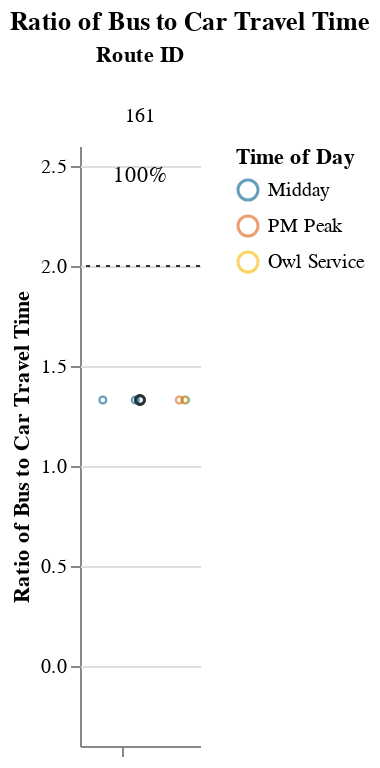
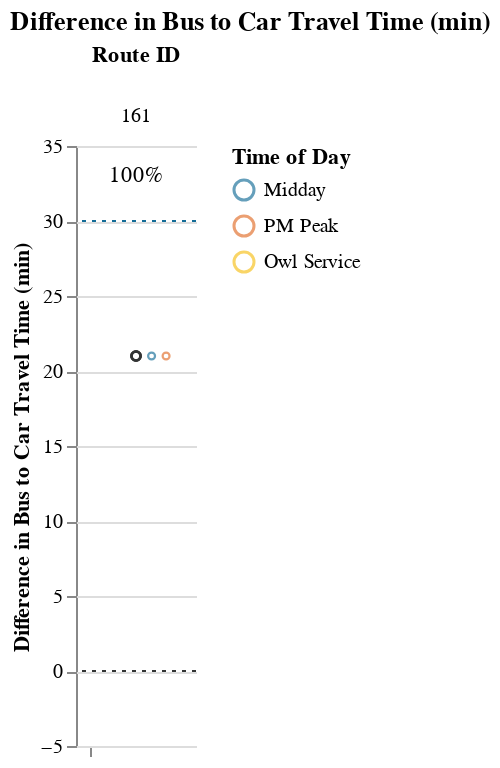

Notebook source saved alongside these figures, in order:
### Markdown cell above
### Medium Routes (1-1.5 hrs)

### Code cell
route_group = "medium"
try:
    subset_routes, mult, diff  = setup_charts(df, PCT_COMPETITIVE_THRESHOLD, route_group)
    if len(subset_routes) > 0:
        display(
            Markdown(
                f"{CAPTIONS_DICT[route_group]}"
                "Within each route group, routes are sorted in descending order "
                "by % competitive trips and # trips below the additional time cut-off."
            )
        )

        display(mult)
        display(diff)
except:
    print("No routes meet this criteria.")

### Figure 1 — Vega-Lite specification as saved in the notebook (floating-point values rounded to 4 significant figures)
{"config": {"view": {"continuousWidth": 400, "continuousHeight": 300, "stroke": null}, "facet": {"spacing": 0}}, "data": {"name": "data-ae5b42930adf8006604edbe36a943932"}, "facet": {"column": {"field": "route_id", "sort": ["161"], "title": "Route ID", "type": "nominal"}}, "spec": {"layer": [{"mark": {"type": "point", "opacity": 0.65, "size": 12, "strokeWidth": 1.1}, "encoding": {"color": {"field": "time_of_day", "scale": {"range": ["#136C97", "#E16B26", "#F6BF16", "#00896B", "#7790A3", "#5B559C"]}, "sort": ["AM Peak", "Midday", "PM Peak", "Owl Service"], "title": "Time of Day", "type": "nominal"}, "tooltip": [{"field": "route_id", "type": "nominal"}, {"field": "trip_id", "type": "nominal"}, {"field": "service_hours", "type": "quantitative"}, {"field": "car_duration_hours", "type": "quantitative"}, {"field": "bus_multiplier", "type": "quantitative"}, {"field": "bus_difference", "type": "quantitative"}, {"field": "num_trips", "type": "quantitative"}, {"field": "num_competitive", "type": "quantitative"}, {"field": "pct_trips_competitive", "type": "quantitative"}, {"field": "p25", "type": "quantitative"}, {"field": "p50", "type": "quantitative"}, {"field": "p75", "type": "quantitative"}], "x": {"axis": {"grid": false, "labels": false, "ticks": true, "values": [0]}, "field": "jitter", "scale": {}, "title": null, "type": "quantitative"}, "y": {"field": "bus_multiplier", "scale": {"domain": [-0.25, 2.5]}, "title": "Ratio of Bus to Car Travel Time", "type": "quantitative"}}, "selection": {"selector003": {"type": "interval", "bind": "scales", "encodings": ["x", "y"]}}, "transform": [{"calculate": "sqrt(-2*log(random()))*cos(2*PI*random())", "as": "jitter"}], "width": 60}, {"layer": [{"mark": {"type": "point", "opacity": 0.6, "size": 20, "strokeWidth": 1.3}, "encoding": {"color": {"value": "#323434"}, "y": {"field": "bus_multiplier", "type": "quantitative"}}, "transform": [{"filter": "(datum.p50_trip === 1)"}]}, {"mark": {"type": "rule", "strokeDash": [2, 3]}, "encoding": {"color": {"value": "#323434"}, "y": {"field": "cutoff", "type": "quantitative"}}}, {"mark": {"type": "text", "align": "center", "baseline": "middle"}, "encoding": {"color": {"value": "black"}, "text": {"field": "pct_trips_competitive", "format": ".0%", "type": "quantitative"}, "tooltip": [{"field": "route_id", "type": "nominal"}, {"field": "trip_id", "type": "nominal"}, {"field": "service_hours", "type": "quantitative"}, {"field": "car_duration_hours", "type": "quantitative"}, {"field": "bus_multiplier", "type": "quantitative"}, {"field": "bus_difference", "type": "quantitative"}, {"field": "num_trips", "type": "quantitative"}, {"field": "num_competitive", "type": "quantitative"}, {"field": "pct_trips_competitive", "type": "quantitative"}, {"field": "p25", "type": "quantitative"}, {"field": "p50", "type": "quantitative"}, {"field": "p75", "type": "quantitative"}], "x": {"value": 30}, "y": {"value": 15}}, "transform": [{"calculate": "sqrt(-2*log(random()))*cos(2*PI*random())", "as": "jitter"}, {"filter": "(datum.fastest_trip === 1)"}]}]}]}, "resolve": {"scale": {"y": "shared"}}, "title": "Ratio of Bus to Car Travel Time", "$schema": "https://vega.github.io/schema/vega-lite/v4.17.0.json", "datasets": {"data-ae5b42930adf8006604edbe36a943932": [{"calitp_itp_id": 259, "trip_key": -2229308727064354117, "trip_id": "t_403_b_18260_tn_0", "shape_id": "p_2671", "route_id": "161", "service_hours": 1.42, "trip_first_departure_ts": 42600, "trip_last_arrival_ts": 47700, "departure_hour": 11, "time_of_day": "Midday", "p25": 1.42, "p50": 1.42, "p75": 1.42, "p50_trip": 1, "fastest_trip": 0, "car_duration_hours": 1.07, "competitive_route": 1, "bus_multiplier": 1.33, "bus_difference": 21.0, "num_trips": 6, "num_competitive": 6, "pct_trips_competitive": 1.0, "bus_difference_spread": 0.0, "route_group": "medium", "max_trip_hrs": 1.42, "max_trip_route_group": 1.42, "name": "Redding Area Bus Authority", "caltrans_district": "02 - Redding", "drmt_organization_name": null, "cutoff2": 30, "cutoff": 2}, {"calitp_itp_id": 259, "trip_key": -8041318249298752963, "trip_id": "t_61140_b_18260_tn_0", "shape_id": "p_2671", "route_id": "161", "service_hours": 1.42, "trip_first_departure_ts": 57000, "trip_last_arrival_ts": 62100, "departure_hour": 15, "time_of_day": "Midday", "p25": 1.42, "p50": 1.42, "p75": 1.42, "p50_trip": 1, "fastest_trip": 0, "car_duration_hours": 1.07, "competitive_route": 1, "bus_multiplier": 1.33, "bus_difference": 21.0, "num_trips": 6, "num_competitive": 6, "pct_trips_competitive": 1.0, "bus_difference_spread": 0.0, "route_group": "medium", "max_trip_hrs": 1.42, "max_trip_route_group": 1.42, "name": "Redding Area Bus Authority", "caltrans_district": "02 - Redding", "drmt_organization_name": null, "cutoff2": 30, "cutoff": 2}, {"calitp_itp_id": 259, "trip_key": 8339706932336928141, "trip_id": "t_402_b_18260_tn_0", "shape_id": "p_2671", "route_id": "161", "service_hours": 1.42, "trip_first_departure_ts": 21000, "trip_last_arrival_ts": 26100, "departure_hour": 5, "time_of_day": "Owl Service", "p25": 1.42, "p50": 1.42, "p75": 1.42, "p50_trip": 1, "fastest_trip": 0, "car_duration_hours": 1.07, "competitive_route": 1, "bus_multiplier": 1.33, "bus_difference": 21.0, "num_trips": 6, "num_competitive": 6, "pct_trips_competitive": 1.0, "bus_difference_spread": 0.0, "route_group": "medium", "max_trip_hrs": 1.42, "max_trip_route_group": 1.42, "name": "Redding Area Bus Authority", "caltrans_district": "02 - Redding", "drmt_organization_name": null, "cutoff2": 30, "cutoff": 2}, {"calitp_itp_id": 259, "trip_key": -7269759713841782936, "trip_id": "t_404_b_18260_tn_0", "shape_id": "p_2639", "route_id": "161", "service_hours": 1.42, "trip_first_departure_ts": 37500, "trip_last_arrival_ts": 42600, "departure_hour": 10, "time_of_day": "Midday", "p25": 1.42, "p50": 1.42, "p75": 1.42, "p50_trip": 1, "fastest_trip": 0, "car_duration_hours": 1.07, "competitive_route": 1, "bus_multiplier": 1.33, "bus_difference": 21.0, "num_trips": 6, "num_competitive": 6, "pct_trips_competitive": 1.0, "bus_difference_spread": 0.0, "route_group": "medium", "max_trip_hrs": 1.42, "max_trip_route_group": 1.42, "name": "Redding Area Bus Authority", "caltrans_district": "02 - Redding", "drmt_organization_name": null, "cutoff2": 30, "cutoff": 2}, {"calitp_itp_id": 259, "trip_key": -3064301069288639418, "trip_id": "t_405_b_18260_tn_0", "shape_id": "p_2639", "route_id": "161", "service_hours": 1.42, "trip_first_departure_ts": 63300, "trip_last_arrival_ts": 68400, "departure_hour": 17, "time_of_day": "PM Peak", "p25": 1.42, "p50": 1.42, "p75": 1.42, "p50_trip": 1, "fastest_trip": 1, "car_duration_hours": 1.07, "competitive_route": 1, "bus_multiplier": 1.33, "bus_difference": 21.0, "num_trips": 6, "num_competitive": 6, "pct_trips_competitive": 1.0, "bus_difference_spread": 0.0, "route_group": "medium", "max_trip_hrs": 1.42, "max_trip_route_group": 1.42, "name": "Redding Area Bus Authority", "caltrans_district": "02 - Redding", "drmt_organization_name": null, "cutoff2": 30, "cutoff": 2}, {"calitp_itp_id": 259, "trip_key": 3354056122375624724, "trip_id": "t_53248_b_18260_tn_0", "shape_id": "p_2639", "route_id": "161", "service_hours": 1.42, "trip_first_departure_ts": 51900, "trip_last_arrival_ts": 57000, "departure_hour": 14, "time_of_day": "Midday", "p25": 1.42, "p50": 1.42, "p75": 1.42, "p50_trip": 1, "fastest_trip": 0, "car_duration_hours": 1.07, "competitive_route": 1, "bus_multiplier": 1.33, "bus_difference": 21.0, "num_trips": 6, "num_competitive": 6, "pct_trips_competitive": 1.0, "bus_difference_spread": 0.0, "route_group": "medium", "max_trip_hrs": 1.42, "max_trip_route_group": 1.42, "name": "Redding Area Bus Authority", "caltrans_district": "02 - Redding", "drmt_organization_name": null, "cutoff2": 30, "cutoff": 2}]}}

### Figure 2 — Vega-Lite specification as saved in the notebook (floating-point values rounded to 4 significant figures)
{"config": {"view": {"continuousWidth": 400, "continuousHeight": 300, "stroke": null}, "facet": {"spacing": 0}}, "data": {"name": "data-97a59fbdbfc3ae5db5164d2010f2c044"}, "facet": {"column": {"field": "route_id", "sort": ["161"], "title": "Route ID", "type": "nominal"}}, "spec": {"layer": [{"mark": {"type": "point", "opacity": 0.65, "size": 12, "strokeWidth": 1.1}, "encoding": {"color": {"field": "time_of_day", "scale": {"range": ["#136C97", "#E16B26", "#F6BF16", "#00896B", "#7790A3", "#5B559C"]}, "sort": ["AM Peak", "Midday", "PM Peak", "Owl Service"], "title": "Time of Day", "type": "nominal"}, "tooltip": [{"field": "route_id", "type": "nominal"}, {"field": "trip_id", "type": "nominal"}, {"field": "service_hours", "type": "quantitative"}, {"field": "car_duration_hours", "type": "quantitative"}, {"field": "bus_multiplier", "type": "quantitative"}, {"field": "bus_difference", "type": "quantitative"}, {"field": "num_trips", "type": "quantitative"}, {"field": "num_competitive", "type": "quantitative"}, {"field": "pct_trips_competitive", "type": "quantitative"}, {"field": "p25", "type": "quantitative"}, {"field": "p50", "type": "quantitative"}, {"field": "p75", "type": "quantitative"}], "x": {"axis": {"grid": false, "labels": false, "ticks": true, "values": [0]}, "field": "jitter", "scale": {}, "title": null, "type": "quantitative"}, "y": {"field": "bus_difference", "scale": {"domain": [-5, 35.0]}, "title": "Difference in Bus to Car Travel Time (min)", "type": "quantitative"}}, "selection": {"selector004": {"type": "interval", "bind": "scales", "encodings": ["x", "y"]}}, "transform": [{"calculate": "sqrt(-2*log(random()))*cos(2*PI*random())", "as": "jitter"}], "width": 60}, {"layer": [{"mark": {"type": "point", "opacity": 0.6, "size": 20, "strokeWidth": 1.3}, "encoding": {"color": {"value": "#323434"}, "y": {"field": "bus_difference", "type": "quantitative"}}, "transform": [{"filter": "(datum.p50_trip === 1)"}]}, {"mark": {"type": "rule", "strokeDash": [2, 3]}, "encoding": {"color": {"value": "#323434"}, "y": {"field": "cutoff", "type": "quantitative"}}}, {"mark": {"type": "rule", "strokeDash": [2, 3]}, "encoding": {"color": {"value": "#136C97"}, "y": {"field": "cutoff2", "type": "quantitative"}}}, {"mark": {"type": "text", "align": "center", "baseline": "middle"}, "encoding": {"color": {"value": "black"}, "text": {"field": "pct_trips_competitive", "format": ".0%", "type": "quantitative"}, "tooltip": [{"field": "route_id", "type": "nominal"}, {"field": "trip_id", "type": "nominal"}, {"field": "service_hours", "type": "quantitative"}, {"field": "car_duration_hours", "type": "quantitative"}, {"field": "bus_multiplier", "type": "quantitative"}, {"field": "bus_difference", "type": "quantitative"}, {"field": "num_trips", "type": "quantitative"}, {"field": "num_competitive", "type": "quantitative"}, {"field": "pct_trips_competitive", "type": "quantitative"}, {"field": "p25", "type": "quantitative"}, {"field": "p50", "type": "quantitative"}, {"field": "p75", "type": "quantitative"}], "x": {"value": 30}, "y": {"value": 15}}, "transform": [{"calculate": "sqrt(-2*log(random()))*cos(2*PI*random())", "as": "jitter"}, {"filter": "(datum.fastest_trip === 1)"}]}]}]}, "resolve": {"scale": {"y": "shared"}}, "title": "Difference in Bus to Car Travel Time (min)", "$schema": "https://vega.github.io/schema/vega-lite/v4.17.0.json", "datasets": {"data-97a59fbdbfc3ae5db5164d2010f2c044": [{"calitp_itp_id": 259, "trip_key": -2229308727064354117, "trip_id": "t_403_b_18260_tn_0", "shape_id": "p_2671", "route_id": "161", "service_hours": 1.42, "trip_first_departure_ts": 42600, "trip_last_arrival_ts": 47700, "departure_hour": 11, "time_of_day": "Midday", "p25": 1.42, "p50": 1.42, "p75": 1.42, "p50_trip": 1, "fastest_trip": 0, "car_duration_hours": 1.07, "competitive_route": 1, "bus_multiplier": 1.33, "bus_difference": 21.0, "num_trips": 6, "num_competitive": 6, "pct_trips_competitive": 1.0, "bus_difference_spread": 0.0, "route_group": "medium", "max_trip_hrs": 1.42, "max_trip_route_group": 1.42, "name": "Redding Area Bus Authority", "caltrans_district": "02 - Redding", "drmt_organization_name": null, "cutoff2": 30, "cutoff": 0}, {"calitp_itp_id": 259, "trip_key": -8041318249298752963, "trip_id": "t_61140_b_18260_tn_0", "shape_id": "p_2671", "route_id": "161", "service_hours": 1.42, "trip_first_departure_ts": 57000, "trip_last_arrival_ts": 62100, "departure_hour": 15, "time_of_day": "Midday", "p25": 1.42, "p50": 1.42, "p75": 1.42, "p50_trip": 1, "fastest_trip": 0, "car_duration_hours": 1.07, "competitive_route": 1, "bus_multiplier": 1.33, "bus_difference": 21.0, "num_trips": 6, "num_competitive": 6, "pct_trips_competitive": 1.0, "bus_difference_spread": 0.0, "route_group": "medium", "max_trip_hrs": 1.42, "max_trip_route_group": 1.42, "name": "Redding Area Bus Authority", "caltrans_district": "02 - Redding", "drmt_organization_name": null, "cutoff2": 30, "cutoff": 0}, {"calitp_itp_id": 259, "trip_key": 8339706932336928141, "trip_id": "t_402_b_18260_tn_0", "shape_id": "p_2671", "route_id": "161", "service_hours": 1.42, "trip_first_departure_ts": 21000, "trip_last_arrival_ts": 26100, "departure_hour": 5, "time_of_day": "Owl Service", "p25": 1.42, "p50": 1.42, "p75": 1.42, "p50_trip": 1, "fastest_trip": 0, "car_duration_hours": 1.07, "competitive_route": 1, "bus_multiplier": 1.33, "bus_difference": 21.0, "num_trips": 6, "num_competitive": 6, "pct_trips_competitive": 1.0, "bus_difference_spread": 0.0, "route_group": "medium", "max_trip_hrs": 1.42, "max_trip_route_group": 1.42, "name": "Redding Area Bus Authority", "caltrans_district": "02 - Redding", "drmt_organization_name": null, "cutoff2": 30, "cutoff": 0}, {"calitp_itp_id": 259, "trip_key": -7269759713841782936, "trip_id": "t_404_b_18260_tn_0", "shape_id": "p_2639", "route_id": "161", "service_hours": 1.42, "trip_first_departure_ts": 37500, "trip_last_arrival_ts": 42600, "departure_hour": 10, "time_of_day": "Midday", "p25": 1.42, "p50": 1.42, "p75": 1.42, "p50_trip": 1, "fastest_trip": 0, "car_duration_hours": 1.07, "competitive_route": 1, "bus_multiplier": 1.33, "bus_difference": 21.0, "num_trips": 6, "num_competitive": 6, "pct_trips_competitive": 1.0, "bus_difference_spread": 0.0, "route_group": "medium", "max_trip_hrs": 1.42, "max_trip_route_group": 1.42, "name": "Redding Area Bus Authority", "caltrans_district": "02 - Redding", "drmt_organization_name": null, "cutoff2": 30, "cutoff": 0}, {"calitp_itp_id": 259, "trip_key": -3064301069288639418, "trip_id": "t_405_b_18260_tn_0", "shape_id": "p_2639", "route_id": "161", "service_hours": 1.42, "trip_first_departure_ts": 63300, "trip_last_arrival_ts": 68400, "departure_hour": 17, "time_of_day": "PM Peak", "p25": 1.42, "p50": 1.42, "p75": 1.42, "p50_trip": 1, "fastest_trip": 1, "car_duration_hours": 1.07, "competitive_route": 1, "bus_multiplier": 1.33, "bus_difference": 21.0, "num_trips": 6, "num_competitive": 6, "pct_trips_competitive": 1.0, "bus_difference_spread": 0.0, "route_group": "medium", "max_trip_hrs": 1.42, "max_trip_route_group": 1.42, "name": "Redding Area Bus Authority", "caltrans_district": "02 - Redding", "drmt_organization_name": null, "cutoff2": 30, "cutoff": 0}, {"calitp_itp_id": 259, "trip_key": 3354056122375624724, "trip_id": "t_53248_b_18260_tn_0", "shape_id": "p_2639", "route_id": "161", "service_hours": 1.42, "trip_first_departure_ts": 51900, "trip_last_arrival_ts": 57000, "departure_hour": 14, "time_of_day": "Midday", "p25": 1.42, "p50": 1.42, "p75": 1.42, "p50_trip": 1, "fastest_trip": 0, "car_duration_hours": 1.07, "competitive_route": 1, "bus_multiplier": 1.33, "bus_difference": 21.0, "num_trips": 6, "num_competitive": 6, "pct_trips_competitive": 1.0, "bus_difference_spread": 0.0, "route_group": "medium", "max_trip_hrs": 1.42, "max_trip_route_group": 1.42, "name": "Redding Area Bus Authority", "caltrans_district": "02 - Redding", "drmt_organization_name": null, "cutoff2": 30, "cutoff": 0}]}}
